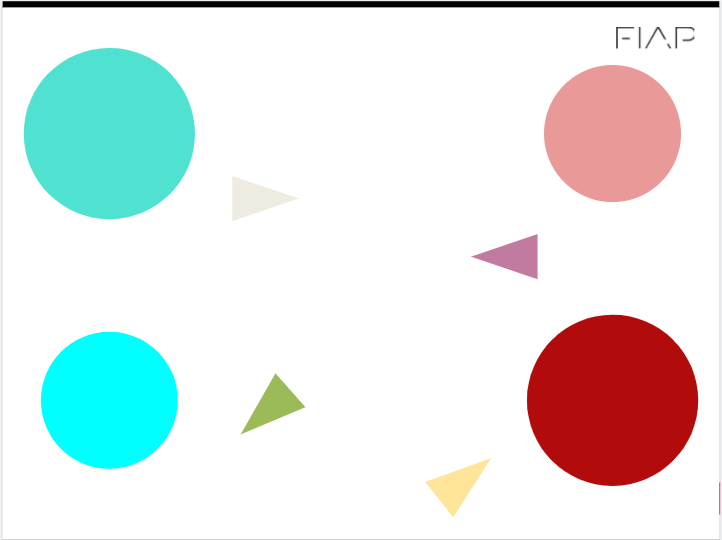
#> input picture circulo.PNG, 722 x 540 px, found by its file name
$ python checkpoint.py
#> lines starting #> are read from the running program, lines starting #| are printed output that depends on the picture; after the words box and inside, x2 and y2 are one past the last pixel; in counts of white or black regions, pixels touching at a corner belong together
import cv2
import numpy as np

img = cv2.imread('circulo.png')
#> img is the input picture: shape (540, 722, 3); mean B, G, R 229.2, 230.8, 225.6
gray = cv2.cvtColor(img, cv2.COLOR_BGR2GRAY)
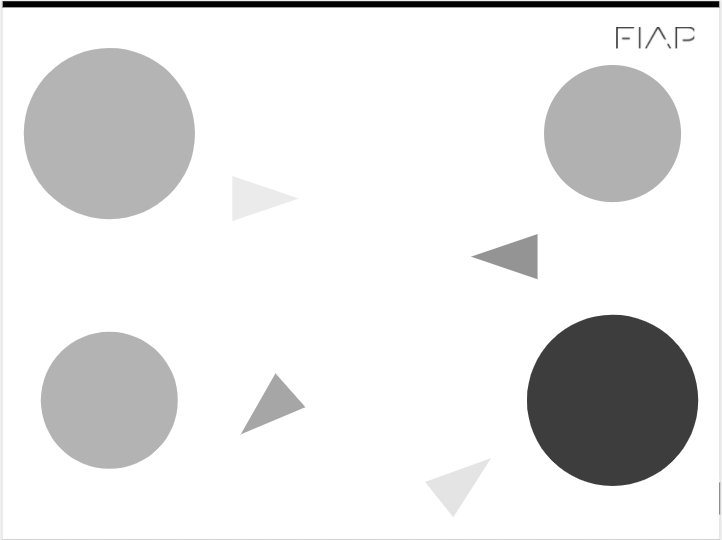
#> gray: shape (540, 722); min 0, max 255, mean 229.1
hsv = cv2.cvtColor(img, cv2.COLOR_BGR2HSV)
#> hsv: shape (540, 722, 3); mean H, S, V 10.4, 38.2, 244
blur = cv2.GaussianBlur(gray, (5, 5), 0)

# Definição dos valores minimo e max da mascara
image_lower_hsv1 = np.array([60,165,225])
image_upper_hsv1 = np.array([87,166,227])
image_lower_hsv2 = np.array([0,130,100])
image_upper_hsv2 = np.array([30,255,255])

mask1 = cv2.inRange(hsv, image_lower_hsv1, image_upper_hsv1)
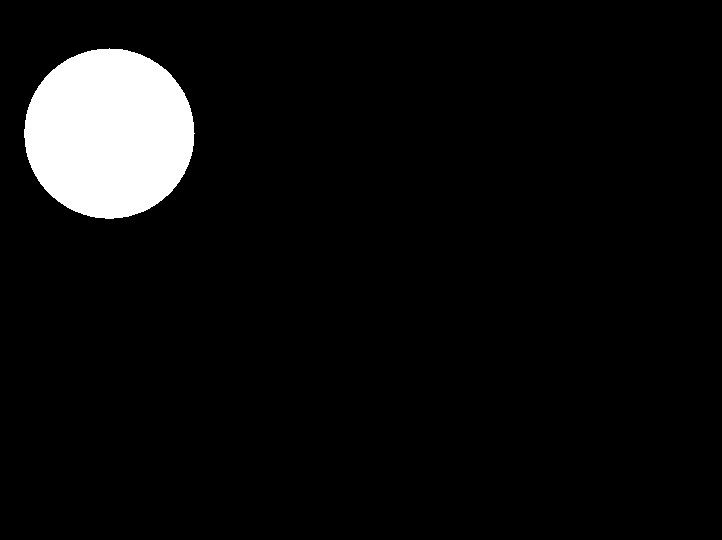
#> mask1: shape (540, 722); 5.8% white; 1 white region, box (x1, y1, x2, y2) and area: (24, 48, 195, 219) 22722
mask2 = cv2.inRange(hsv, image_lower_hsv2, image_upper_hsv2)
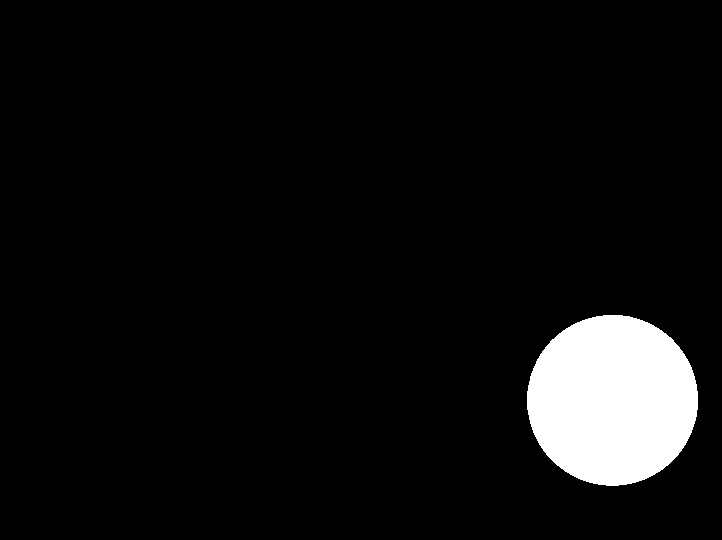
#> mask2: shape (540, 722); 5.9% white; 1 white region, box (x1, y1, x2, y2) and area: (527, 315, 698, 486) 22934

mask = mask1 + mask2
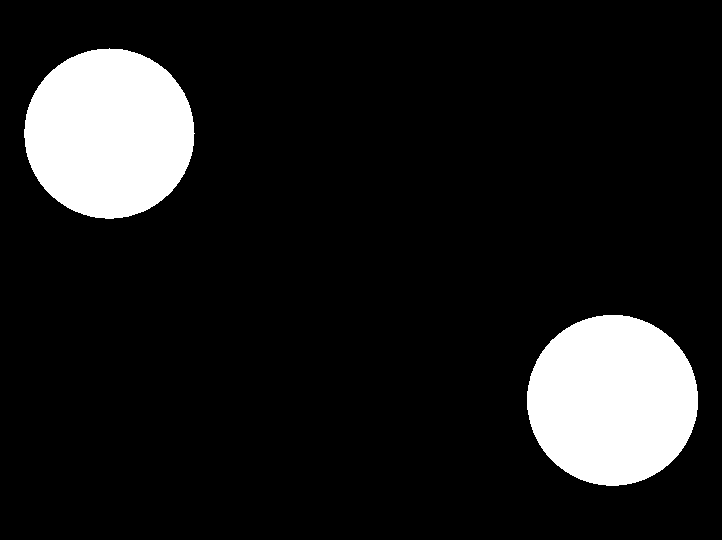
#> mask: shape (540, 722); 11.7% white; 2 white regions

contours, hierarchy = cv2.findContours(mask, cv2.RETR_EXTERNAL, cv2.CHAIN_APPROX_SIMPLE)
#> contours = 2 contours; box (x1, y1, x2, y2) and area: (527, 315, 698, 486) 22692, (24, 48, 195, 219) 22481

for i in range(2):

    # Desenho do contorno dos circulos
    cv2.drawContours(img, [contours[i]], -1, (0, 170, 250), 6)

    # Calculo da area
    M = cv2.moments(contours[i])
    area = M['m00']
    cx = int(M['m10']/M['m00'])
    cy = int(M['m01']/M['m00'])

    # Calculo das coordenadas do centro de massa
    def calcula_centro_massa(contours):
        M = cv2.moments(contours)
        cx = int(M['m10'] / M['m00'])
        cy = int(M['m01'] / M['m00'])
        return cx, cy
    cx1, cy1 = calcula_centro_massa(contours[0])
    cx2, cy2 = calcula_centro_massa(contours[1])

    # Calculo do angulo de inclinação da reta
    delta_y = cy2 - cy1
    delta_x = cx2 - cx1
    angle = np.degrees(np.arctan2(delta_y, delta_x))

    # indicação do centro +
    size = 15
    color = (0, 0, 0)
    cv2.line(img, (cx - size, cy), (cx + size, cy), color, 2)
    cv2.line(img, (cx, cy - size), (cx, cy + size), color, 2)

    cv2.line(img, (cx1, cy1), (cx2, cy2), (255, 0, 0), 3)
    text = "Inclinacao: {:.2f} graus".format(angle)
    cv2.putText(img, text, (cx1-420, cy+200), cv2.FONT_HERSHEY_SIMPLEX, 0.6, (0, 0, 0), 2)

    print("Objeto {}: Área={} Centro de massa=({}, {})".format(i+1, area, cx, cy))

    text = "Area: {:.2f}".format(area)
    cv2.putText(img, text, (cx-65, cy-110), cv2.FONT_HERSHEY_SIMPLEX, 0.6, (0, 0, 0), 2)
    text = "Centro: ({}, {})".format(cx, cy)
    cv2.putText(img, text, (cx-80, cy-90), cv2.FONT_HERSHEY_SIMPLEX, 0.6, (0, 0, 0), 2)
#> this loop made 2 passes
#> (area, cx1, cy1, cx2, cy2, delta_y) on passes 1 to 2: (22692, 612, 399, 108, 133, -266), (22481, 612, 399, 108, 133, -266)
#| Objeto 1: Área=22692.0 Centro de massa=(612, 399)
#| Objeto 2: Área=22481.0 Centro de massa=(108, 133)
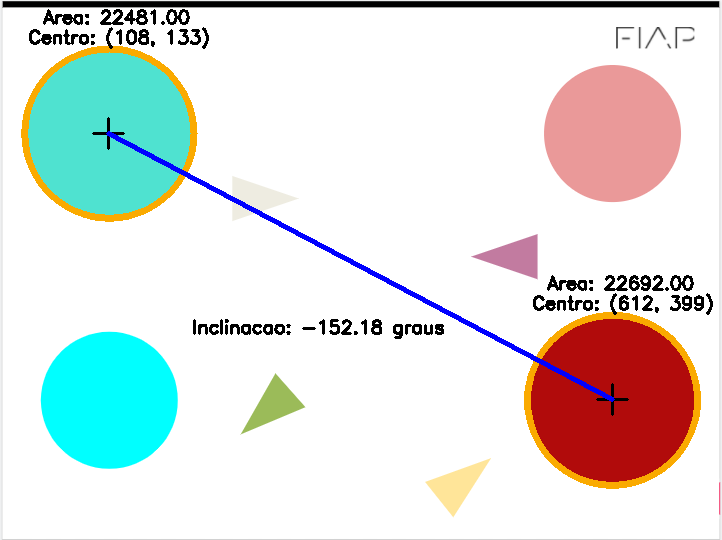
#> img: shape (540, 722, 3); 4.13% of pixels changed, all inside (x1, y1, x2, y2) = (21, 9, 713, 489)

cv2.imshow("Imagem Circulos", img)
cv2.waitKey(0)
cv2.destroyAllWindows()
